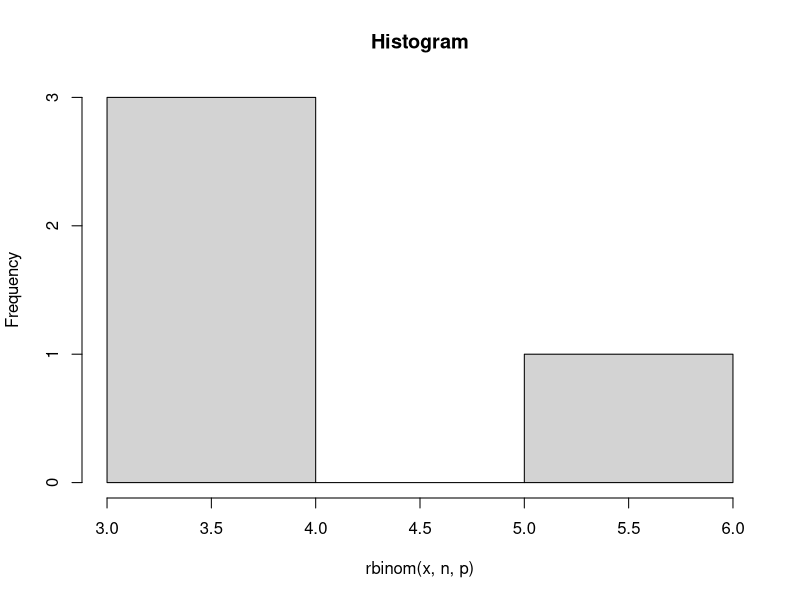

Here is the R script that generated this plot:
# Pengerjaan soal 2

# soal
# 20 pasien menderita covid, peluang sembuh 0.2

# 2a
# peluang 4 pasien sembuh

n = 20
p = 0.2
x = 4

peluang = dbinom(x, n, p)
peluang

# 2b
# Gambarkan grafik histogram berdasarkan kasus

hist(rbinom(x, n, p), main = "Histogram")

# 2c
# Rataan dan varian dari distribusi binomial
rataan = n * p;
rataan

varian = n * p * (1 - p)
varian